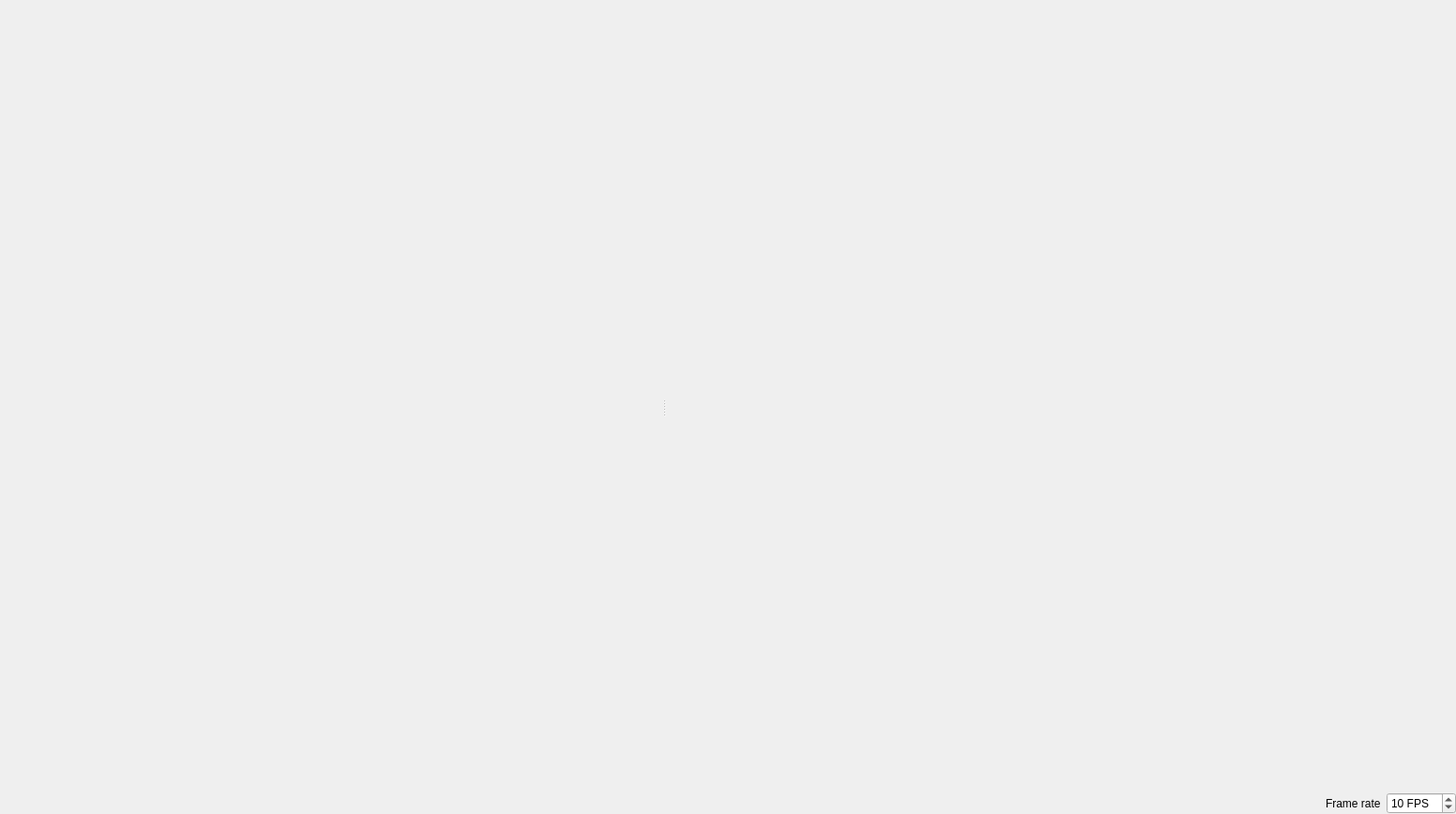
<?xml version="1.0" encoding="UTF-8"?>
<ui version="4.0">
 <class>SpriteAnimationWidget</class>
 <widget class="QWidget" name="SpriteAnimationWidget">
  <property name="geometry">
   <rect>
    <x>0</x>
    <y>0</y>
    <width>1552</width>
    <height>868</height>
   </rect>
  </property>
  <property name="windowTitle">
   <string>Form</string>
  </property>
  <layout class="QVBoxLayout" name="verticalLayout">
   <property name="leftMargin">
    <number>0</number>
   </property>
   <property name="topMargin">
    <number>0</number>
   </property>
   <property name="rightMargin">
    <number>0</number>
   </property>
   <property name="bottomMargin">
    <number>0</number>
   </property>
   <item>
    <widget class="QSplitter" name="m_splitter">
     <property name="orientation">
      <enum>Qt::Orientation::Horizontal</enum>
     </property>
     <widget class="SpriteListWidget" name="m_widget_sprite_list" native="true">
      <property name="minimumSize">
       <size>
        <width>150</width>
        <height>0</height>
       </size>
      </property>
     </widget>
     <widget class="QWidget" name="m_widget_animation" native="true">
      <property name="sizePolicy">
       <sizepolicy hsizetype="Expanding" vsizetype="Expanding">
        <horstretch>0</horstretch>
        <verstretch>0</verstretch>
       </sizepolicy>
      </property>
      <layout class="QVBoxLayout" name="verticalLayout_2">
       <item>
        <layout class="QHBoxLayout" name="horizontalLayout_2">
         <item>
          <widget class="QLabel" name="m_label_animation">
           <property name="sizePolicy">
            <sizepolicy hsizetype="Expanding" vsizetype="Expanding">
             <horstretch>0</horstretch>
             <verstretch>0</verstretch>
            </sizepolicy>
           </property>
           <property name="text">
            <string notr="true"/>
           </property>
           <property name="alignment">
            <set>Qt::AlignmentFlag::AlignCenter</set>
           </property>
          </widget>
         </item>
        </layout>
       </item>
       <item>
        <layout class="QHBoxLayout" name="horizontalLayout">
         <item>
          <spacer name="horizontalSpacer">
           <property name="orientation">
            <enum>Qt::Orientation::Horizontal</enum>
           </property>
           <property name="sizeHint" stdset="0">
            <size>
             <width>40</width>
             <height>20</height>
            </size>
           </property>
          </spacer>
         </item>
         <item>
          <widget class="QLabel" name="m_label_frame_rate">
           <property name="text">
            <string>Frame rate</string>
           </property>
          </widget>
         </item>
         <item>
          <widget class="QSpinBox" name="m_spin_box_frame_rate">
           <property name="suffix">
            <string> FPS</string>
           </property>
           <property name="minimum">
            <number>1</number>
           </property>
           <property name="maximum">
            <number>300</number>
           </property>
           <property name="value">
            <number>10</number>
           </property>
          </widget>
         </item>
        </layout>
       </item>
      </layout>
     </widget>
    </widget>
   </item>
  </layout>
 </widget>
 <customwidgets>
  <customwidget>
   <class>SpriteListWidget</class>
   <extends>QWidget</extends>
   <header location="global">Sol2dTexturePackerGui/SpriteListWidget.h</header>
   <container>1</container>
  </customwidget>
 </customwidgets>
 <resources/>
 <connections/>
</ui>
